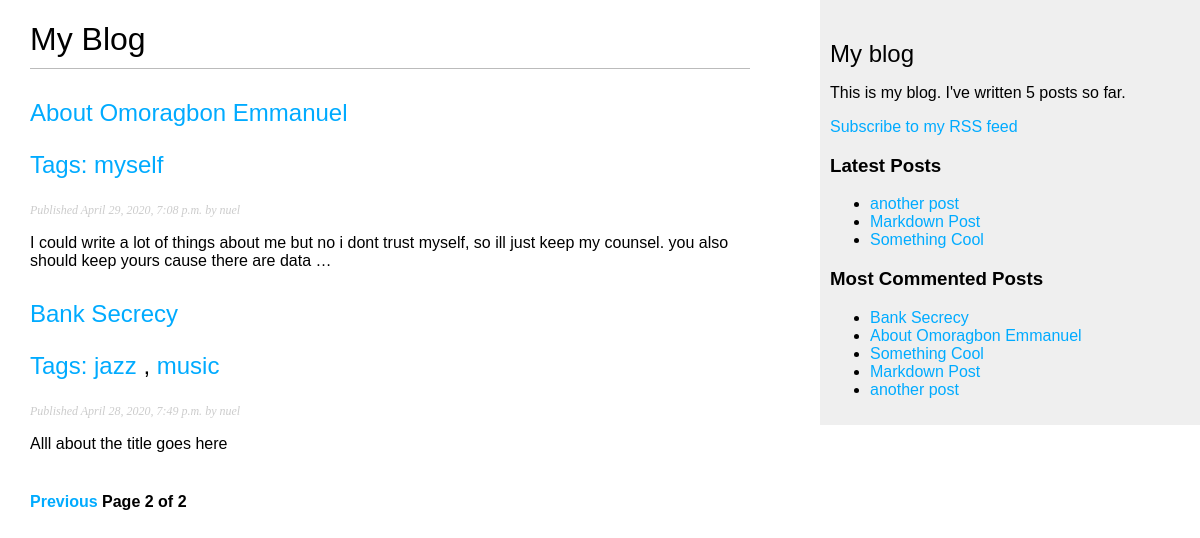
Screenshot of /blog/?page=2 with the database file from the repository.
### blog/models.py (models this page shows, shortened)
class Post(models.Model):
    STATUS_CHOICES = (
        ('draft','Draft'),
        ('pulished','Published'),
    )
    title = models.CharField(max_length=250)
    slug = models.SlugField(max_length = 250, unique_for_date='publish')
    author = models.ForeignKey(User,on_delete=models.CASCADE,related_name='blog_posts')
    body = models.TextField()
    publish = models.DateTimeField(default=timezone.now)
    created=models.DateTimeField(auto_now_add=True)
    updated = models.DateTimeField(auto_now=True)
    status = models.CharField(max_length=10, choices=STATUS_CHOICES, default='draft')
    objects = models.Manager() #the default manager.
    published = PublishedManager() #The custom manager.
    tags = TaggableManager()
    class Meta:
        ordering = ('-publish',)
    def get_absolute_url(self):
        return reverse('blog:post_detail',
                       args=[self.publish.year,
                             self.publish.month,
                             self.publish.day,
                             self.slug])

### blog/views.py (the view)
# urls.py: path('',views.post_list, name='post_list'),
def post_list(request, tag_slug=None):
 object_list = Post.published.all()
 tag = None
 if tag_slug:
     tag = get_object_or_404(Tag, slug=tag_slug)
     object_list = object_list.filter(tags__in=[tag])
 paginator = Paginator(object_list,3) #3 posts in each page
 page= request.GET.get('page')
 try:
     posts = paginator.page(page)
 except PageNotAnInteger:
    posts = paginator.page(1)
 except EmptyPage:
    posts = paginator.page(paginator.num_pages)
 return render(request,
               'blog/post/list.html',
               {'posts':posts,
                'page':page,
                'tag':tag} )

### blog/models.py (called while the page is built)
    def get_queryset(self):
        return super().get_queryset().filter(status='pulished')

### blog/templatetags/blog_tags.py (called while the page is built)
@register.simple_tag
def total_posts():
    return Post.published.count()

@register.inclusion_tag('blog/post/latest_posts.html')
def show_latest_posts(count=5):
    latest_posts = Post.published.order_by('-publish')[:count]
    return {'latest_posts':latest_posts}

@register.simple_tag
def get_most_commented_posts(count=5):
    return Post.published.annotate(
        total_comments = Count('comments')
    ).order_by('-total_comments')[:count]

@register.filter(name='markdown')
def markdown_format(text):
    return mark_safe(markdown.markdown(text))

### blog/templates/blog/post/list.html (shortened to what this page needs)
{% extends "blog/base.html" %}
{% load blog_tags %}
{% block content %}
    <h1>My Blog</h1>
    {% for post in posts %}
        <h2>
            <a href = "{{ post.get_absolute_url }}">
                {{ post.title }}
                <p class="tags">Tags:
                    {% for tag in post.tags.all %}
                    <a href="{%url 'blog:post_list_by_tag' tag.slug %}">
                        {{tag.name}}
                    </a>
                    {% if not forloop.last %}, {%endif%}
                    {%endfor%}
                </p>
            </a>
        </h2>
        <p class="date">
            Published {{ post.publish }} by {{post.author}}
        </p>
        {{ post.body|markdown|truncatewords:30}}
    {%endfor%}
    {%include "pagination.html" with page=posts %}
{%endblock%}

### blog/templates/blog/base.html (shortened to what this page needs)
{% load blog_tags %}
{% load static %}
<!DOCTYPE html>
<html>
    <head>
        <link href="{% static "css/blog.css" %}" rel="stylesheet">
    </head>
    <body>
        <div id="content">
            {% block content %}
            {% endblock %}
        </div>
        <div id="sidebar">
            <h2>My blog</h2>
            <p>This is my blog. I've written {% total_posts %} posts so far. </p>
            <p><a href="{%url 'blog:post_feed'%}">Subscribe to my RSS feed</a> </p>
            <h3>Latest Posts</h3>
            {% show_latest_posts 3 %}
            <h3>Most Commented Posts</h3>
            {%get_most_commented_posts as most_commented_posts%}
            <ul>
                {% for post in most_commented_posts %}
                    <li>
                        <a href="{{post.get_absolute_url}}">{{post.title}}</a>
                    </li>
                {%endfor%}
            </ul>
        </div>
    </body>
</html>

### blog/templates/blog/post/latest_posts.html
<ul>
    {% for post in latest_posts %}
    <li>
        <a href="{{post.get_absolute_url}}">{{post.title}}</a>
    </li>
    {%endfor%}
</ul>

### blog/static/css/blog.css (style rules this page uses)
body { margin:0; padding:0; font-family:helvetica, sans-serif; }
a { color:#00abff; text-decoration:none; }
h1 { font-weight:normal; border-bottom:1px solid #bbb; padding:0 0 10px 0; }
h2 { font-weight:normal; margin:30px 0 0; }
#content { float:left; width:60%; padding:0 0 0 30px; }
#sidebar { float:right; width:30%; padding:10px; background:#efefef; height:100%; }
p.date { color:#ccc; font-family: georgia, serif; font-size: 12px; font-style: italic; }

### rows the page displays
Post: title "About Omoragbon Emmanuel", publish "April 29, 2020, 7:08 p.m.", author "nuel", body "I could write a lot of things about me but no i dont trust myself, so ill just keep my counsel. you also should keep yours cause there are data …"
Tag: name "myself"
Post: title "Bank Secrecy", publish "April 28, 2020, 7:49 p.m.", author "nuel", body "Alll about the title goes here"
Tag: name "jazz"
Tag: name "music"
Post: title "another post"
Post: title "Markdown Post"
Post: title "Something Cool"

### other values shown
{{ page.number }} "2"
{{ page.paginator.num_pages }} "2"
